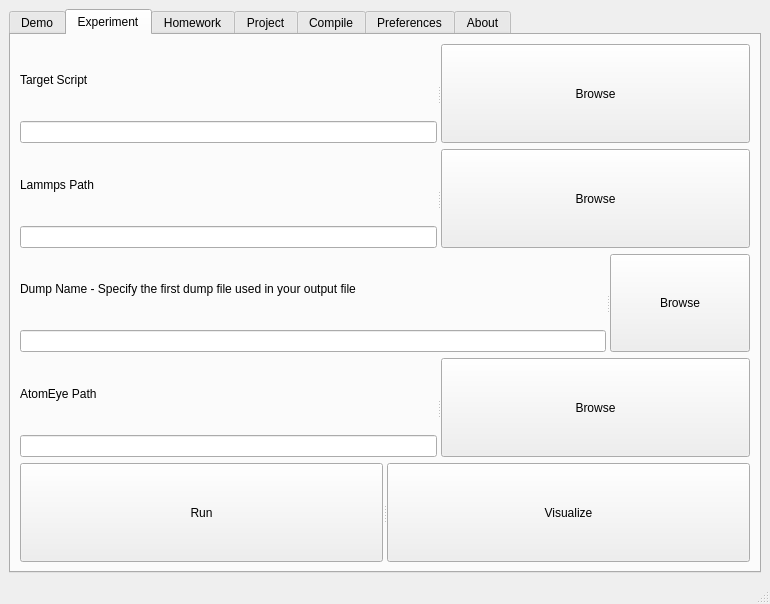
<?xml version="1.0" encoding="UTF-8"?>
<ui version="4.0">
 <class>MainWindow</class>
 <widget class="QMainWindow" name="MainWindow">
  <property name="geometry">
   <rect>
    <x>0</x>
    <y>0</y>
    <width>770</width>
    <height>604</height>
   </rect>
  </property>
  <property name="windowTitle">
   <string>Lammps Unofficial GUI</string>
  </property>
  <widget class="QWidget" name="centralwidget">
   <layout class="QHBoxLayout" name="horizontalLayout">
    <item>
     <widget class="QTabWidget" name="tabWidget">
      <property name="styleSheet">
       <string notr="true"/>
      </property>
      <property name="currentIndex">
       <number>1</number>
      </property>
      <widget class="QWidget" name="Demo">
       <attribute name="title">
        <string>Demo</string>
       </attribute>
       <layout class="QGridLayout" name="gridLayout">
        <item row="0" column="0" colspan="2">
         <layout class="QVBoxLayout" name="verticalLayout">
          <item>
           <widget class="QLabel" name="label">
            <property name="text">
             <string>Script  Preview</string>
            </property>
           </widget>
          </item>
          <item>
           <widget class="QTextBrowser" name="textBrowser"/>
          </item>
         </layout>
        </item>
        <item row="1" column="0" colspan="2">
         <layout class="QVBoxLayout" name="verticalLayout_2">
          <item>
           <widget class="QLabel" name="label_2">
            <property name="text">
             <string>Notes</string>
            </property>
           </widget>
          </item>
          <item>
           <widget class="QTextBrowser" name="textBrowser_2"/>
          </item>
         </layout>
        </item>
        <item row="2" column="0">
         <widget class="QComboBox" name="comboBox">
          <item>
           <property name="text">
            <string>Lattice Constant</string>
           </property>
          </item>
          <item>
           <property name="text">
            <string>Elastic</string>
           </property>
          </item>
         </widget>
        </item>
        <item row="2" column="1">
         <widget class="QPushButton" name="pushButton">
          <property name="text">
           <string>Run</string>
          </property>
         </widget>
        </item>
       </layout>
      </widget>
      <widget class="QWidget" name="tab_6">
       <attribute name="title">
        <string>Experiment</string>
       </attribute>
       <layout class="QVBoxLayout" name="verticalLayout_8">
        <item>
         <widget class="QSplitter" name="splitter">
          <property name="orientation">
           <enum>Qt::Horizontal</enum>
          </property>
          <widget class="QWidget" name="layoutWidget">
           <layout class="QVBoxLayout" name="verticalLayout_3">
            <item>
             <widget class="QLabel" name="label_TargetScript">
              <property name="text">
               <string>Target Script</string>
              </property>
             </widget>
            </item>
            <item>
             <widget class="QLineEdit" name="lineEdit_TargetScript"/>
            </item>
           </layout>
          </widget>
          <widget class="QPushButton" name="pushButton_TargetScript">
           <property name="text">
            <string>Browse</string>
           </property>
          </widget>
         </widget>
        </item>
        <item>
         <widget class="QSplitter" name="splitter_2">
          <property name="orientation">
           <enum>Qt::Horizontal</enum>
          </property>
          <widget class="QWidget" name="layoutWidget">
           <layout class="QVBoxLayout" name="verticalLayout_4">
            <item>
             <widget class="QLabel" name="label_LammpsPath">
              <property name="text">
               <string>Lammps Path</string>
              </property>
             </widget>
            </item>
            <item>
             <widget class="QLineEdit" name="lineEdit_LammpsPath"/>
            </item>
           </layout>
          </widget>
          <widget class="QPushButton" name="pushButton_LammpsPath">
           <property name="text">
            <string>Browse</string>
           </property>
          </widget>
         </widget>
        </item>
        <item>
         <widget class="QSplitter" name="splitter_3">
          <property name="orientation">
           <enum>Qt::Horizontal</enum>
          </property>
          <widget class="QWidget" name="layoutWidget_4">
           <layout class="QVBoxLayout" name="verticalLayout_7">
            <item>
             <widget class="QLabel" name="label_DumpName">
              <property name="toolTip">
               <string/>
              </property>
              <property name="text">
               <string>Dump Name - Specify the first dump file used in your output file</string>
              </property>
             </widget>
            </item>
            <item>
             <widget class="QLineEdit" name="lineEdit_DumpName"/>
            </item>
           </layout>
          </widget>
          <widget class="QPushButton" name="pushButton_DumpName">
           <property name="text">
            <string>Browse</string>
           </property>
          </widget>
         </widget>
        </item>
        <item>
         <widget class="QSplitter" name="splitter_4">
          <property name="orientation">
           <enum>Qt::Horizontal</enum>
          </property>
          <widget class="QWidget" name="layoutWidget_3">
           <layout class="QVBoxLayout" name="verticalLayout_6">
            <item>
             <widget class="QLabel" name="label_AtomEyePath">
              <property name="text">
               <string>AtomEye Path</string>
              </property>
             </widget>
            </item>
            <item>
             <widget class="QLineEdit" name="lineEdit_AtomEyePath"/>
            </item>
           </layout>
          </widget>
          <widget class="QPushButton" name="pushButton_AtomEyePath">
           <property name="text">
            <string>Browse</string>
           </property>
          </widget>
         </widget>
        </item>
        <item>
         <widget class="QSplitter" name="splitter_5">
          <property name="orientation">
           <enum>Qt::Horizontal</enum>
          </property>
          <widget class="QPushButton" name="pushButton_RunExperiment">
           <property name="text">
            <string>Run</string>
           </property>
          </widget>
          <widget class="QPushButton" name="pushButton_VisualizeExperiment">
           <property name="text">
            <string>Visualize</string>
           </property>
          </widget>
         </widget>
        </item>
       </layout>
      </widget>
      <widget class="QWidget" name="tab">
       <attribute name="title">
        <string>Homework</string>
       </attribute>
      </widget>
      <widget class="QWidget" name="tab_2">
       <attribute name="title">
        <string>Project</string>
       </attribute>
      </widget>
      <widget class="QWidget" name="tab_4">
       <attribute name="title">
        <string>Compile</string>
       </attribute>
       <layout class="QGridLayout" name="gridLayout_2">
        <item row="0" column="0">
         <widget class="QTextBrowser" name="textBrowser_3"/>
        </item>
        <item row="0" column="1">
         <layout class="QHBoxLayout" name="horizontalLayout_2">
          <item>
           <widget class="QLabel" name="label_3">
            <property name="text">
             <string>Minimum</string>
            </property>
           </widget>
          </item>
          <item>
           <widget class="QPushButton" name="pushButton_2">
            <property name="text">
             <string>Compile</string>
            </property>
           </widget>
          </item>
         </layout>
        </item>
       </layout>
      </widget>
      <widget class="QWidget" name="tab_5">
       <attribute name="title">
        <string>Preferences</string>
       </attribute>
      </widget>
      <widget class="QWidget" name="tab_3">
       <attribute name="title">
        <string>About</string>
       </attribute>
      </widget>
     </widget>
    </item>
   </layout>
  </widget>
  <widget class="QMenuBar" name="menubar">
   <property name="geometry">
    <rect>
     <x>0</x>
     <y>0</y>
     <width>770</width>
     <height>25</height>
    </rect>
   </property>
  </widget>
  <widget class="QStatusBar" name="statusbar"/>
 </widget>
 <resources/>
 <connections>
  <connection>
   <sender>comboBox</sender>
   <signal>currentIndexChanged(int)</signal>
   <receiver>textBrowser</receiver>
   <slot>reload()</slot>
   <hints>
    <hint type="sourcelabel">
     <x>57</x>
     <y>535</y>
    </hint>
    <hint type="destinationlabel">
     <x>119</x>
     <y>103</y>
    </hint>
   </hints>
  </connection>
  <connection>
   <sender>comboBox</sender>
   <signal>currentIndexChanged(int)</signal>
   <receiver>textBrowser_2</receiver>
   <slot>reload()</slot>
   <hints>
    <hint type="sourcelabel">
     <x>57</x>
     <y>535</y>
    </hint>
    <hint type="destinationlabel">
     <x>120</x>
     <y>358</y>
    </hint>
   </hints>
  </connection>
  <connection>
   <sender>pushButton</sender>
   <signal>clicked()</signal>
   <receiver>statusbar</receiver>
   <slot>show()</slot>
   <hints>
    <hint type="sourcelabel">
     <x>425</x>
     <y>535</y>
    </hint>
    <hint type="destinationlabel">
     <x>671</x>
     <y>584</y>
    </hint>
   </hints>
  </connection>
  <connection>
   <sender>pushButton_2</sender>
   <signal>clicked()</signal>
   <receiver>textBrowser_3</receiver>
   <slot>reload()</slot>
   <hints>
    <hint type="sourcelabel">
     <x>748</x>
     <y>330</y>
    </hint>
    <hint type="destinationlabel">
     <x>57</x>
     <y>85</y>
    </hint>
   </hints>
  </connection>
  <connection>
   <sender>pushButton_TargetScript</sender>
   <signal>clicked()</signal>
   <receiver>lineEdit_TargetScript</receiver>
   <slot>update()</slot>
   <hints>
    <hint type="sourcelabel">
     <x>551</x>
     <y>114</y>
    </hint>
    <hint type="destinationlabel">
     <x>407</x>
     <y>146</y>
    </hint>
   </hints>
  </connection>
  <connection>
   <sender>pushButton_LammpsPath</sender>
   <signal>clicked()</signal>
   <receiver>lineEdit_LammpsPath</receiver>
   <slot>update()</slot>
   <hints>
    <hint type="sourcelabel">
     <x>531</x>
     <y>209</y>
    </hint>
    <hint type="destinationlabel">
     <x>389</x>
     <y>244</y>
    </hint>
   </hints>
  </connection>
  <connection>
   <sender>pushButton_DumpName</sender>
   <signal>clicked()</signal>
   <receiver>lineEdit_DumpName</receiver>
   <slot>update()</slot>
   <hints>
    <hint type="sourcelabel">
     <x>683</x>
     <y>338</y>
    </hint>
    <hint type="destinationlabel">
     <x>483</x>
     <y>343</y>
    </hint>
   </hints>
  </connection>
  <connection>
   <sender>pushButton_AtomEyePath</sender>
   <signal>clicked()</signal>
   <receiver>lineEdit_AtomEyePath</receiver>
   <slot>update()</slot>
   <hints>
    <hint type="sourcelabel">
     <x>589</x>
     <y>404</y>
    </hint>
    <hint type="destinationlabel">
     <x>373</x>
     <y>452</y>
    </hint>
   </hints>
  </connection>
  <connection>
   <sender>lineEdit_TargetScript</sender>
   <signal>textChanged(QString)</signal>
   <receiver>MainWindow</receiver>
   <slot>TargetScript(QString)</slot>
   <hints>
    <hint type="sourcelabel">
     <x>233</x>
     <y>146</y>
    </hint>
    <hint type="destinationlabel">
     <x>613</x>
     <y>30</y>
    </hint>
   </hints>
  </connection>
  <connection>
   <sender>lineEdit_LammpsPath</sender>
   <signal>textChanged(QString)</signal>
   <receiver>MainWindow</receiver>
   <slot>TargetScript(QString)</slot>
   <hints>
    <hint type="sourcelabel">
     <x>276</x>
     <y>262</y>
    </hint>
    <hint type="destinationlabel">
     <x>91</x>
     <y>575</y>
    </hint>
   </hints>
  </connection>
  <connection>
   <sender>lineEdit_DumpName</sender>
   <signal>textChanged(QString)</signal>
   <receiver>MainWindow</receiver>
   <slot>TargetScript(QString)</slot>
   <hints>
    <hint type="sourcelabel">
     <x>188</x>
     <y>343</y>
    </hint>
    <hint type="destinationlabel">
     <x>309</x>
     <y>575</y>
    </hint>
   </hints>
  </connection>
  <connection>
   <sender>lineEdit_AtomEyePath</sender>
   <signal>textChanged(QString)</signal>
   <receiver>MainWindow</receiver>
   <slot>TargetScript(QString)</slot>
   <hints>
    <hint type="sourcelabel">
     <x>309</x>
     <y>449</y>
    </hint>
    <hint type="destinationlabel">
     <x>458</x>
     <y>577</y>
    </hint>
   </hints>
  </connection>
  <connection>
   <sender>pushButton_RunExperiment</sender>
   <signal>clicked()</signal>
   <receiver>MainWindow</receiver>
   <slot>update()</slot>
   <hints>
    <hint type="sourcelabel">
     <x>328</x>
     <y>520</y>
    </hint>
    <hint type="destinationlabel">
     <x>620</x>
     <y>575</y>
    </hint>
   </hints>
  </connection>
  <connection>
   <sender>pushButton_VisualizeExperiment</sender>
   <signal>clicked()</signal>
   <receiver>MainWindow</receiver>
   <slot>update()</slot>
   <hints>
    <hint type="sourcelabel">
     <x>646</x>
     <y>522</y>
    </hint>
    <hint type="destinationlabel">
     <x>688</x>
     <y>580</y>
    </hint>
   </hints>
  </connection>
 </connections>
 <slots>
  <slot>TargetScript(QString)</slot>
  <slot>RunExperiment(QString,QString)</slot>
 </slots>
</ui>
